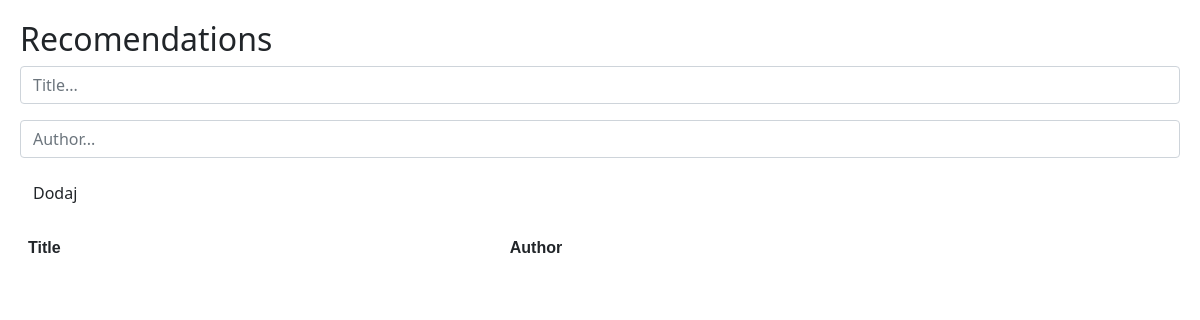
Before: / with the older database file.
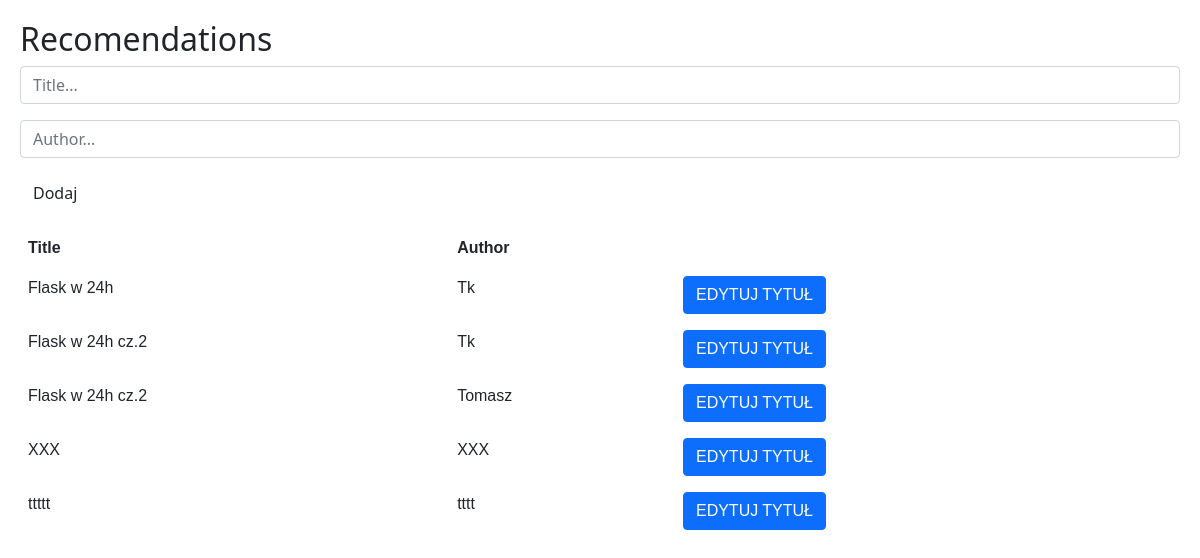
After: the same page with the newer database file.
### app/models.py (models this page shows, shortened)
class Book(db.Model):
    book_id = db.Column(db.Integer, primary_key=True)
    title = db.Column(db.String)
    author_id = db.Column(db.Integer, db.ForeignKey("author.author_id"))

class Author(db.Model):
    author_id = db.Column(db.Integer, primary_key=True)
    name = db.Column(db.String)
    books = db.relationship("Book", backref='author')

### app/views.py (the view)
@app.route('/', methods=['GET'])
def home():
    books = db.session.query(Book).all()
    book_list = []
    for book in books:
        author = Author.query.get(book.author_id)
        book_object = {'id': book.book_id, "title": book.title, "author": author.name}
        book_list.append(book_object)
    return render_template("index.html", books=book_list)

### app/templates/index.html (shortened to what this page needs)
<!DOCTYPE html>
<html lang="en">
<head>
    <link href="https://cdn.jsdelivr.net/npm/bootstrap@5.0.0-beta1/dist/css/bootstrap.min.css" rel="stylesheet"
>
</head>
<body>
<h2>Recomendations</h2>
<form hx-post="/submit" hx-swap="beforend" hx-target="#new-book" class="mb-3">
    <input type="text" placeholder="Title..." name="title" class="form-control mb-3"/>
    <input type="text" placeholder="Author..." name="author" class="form-control mb-3"/>
    <button type="submit" class="btn btn primary">Dodaj</button>
</form>
<table class="table">
    <thead>
    <tr>
        <th scope="col">Title</th>
        <th scope="col">Author</th>
    </tr>
    </thead>
    <tbody id="new-book" hx-target="closets tr" hx-swap="outerHTML swap:0.5s">
    {% for i in books %}
    <tr>
        <td>{{ i.title }}</td>
        <td>{{ i.author }}</td>
        <td><button class="btn btn-primary" hx-get="/get-edit/form/{{ i.id }}">
            EDYTUJ TYTUŁ
        </button> </td>
    </tr>
    {% endfor %}
    </tbody>
</table>
</body>
</html>

### app/templates/index.html (style rules this page uses)
body { padding: 20px; }
table { font-family: arial; border-collapse: collapse; width: 100%; }
td,th { border: 1px #383737; padding: 8px; }

Changed rows visible on the page:
added Book: title "Flask w 24h"
added Author: author "Tk" "Tk"
added Book: title "Flask w 24h cz.2"
added Book: title "Flask w 24h cz.2"
added Author: author "Tomasz"
added Book: title "XXX"
added Author: author "XXX"
added Book: title "ttttt"
added Author: author "tttt"
Other visible differences:
new list line: "EDYTUJ TYTUŁ"
